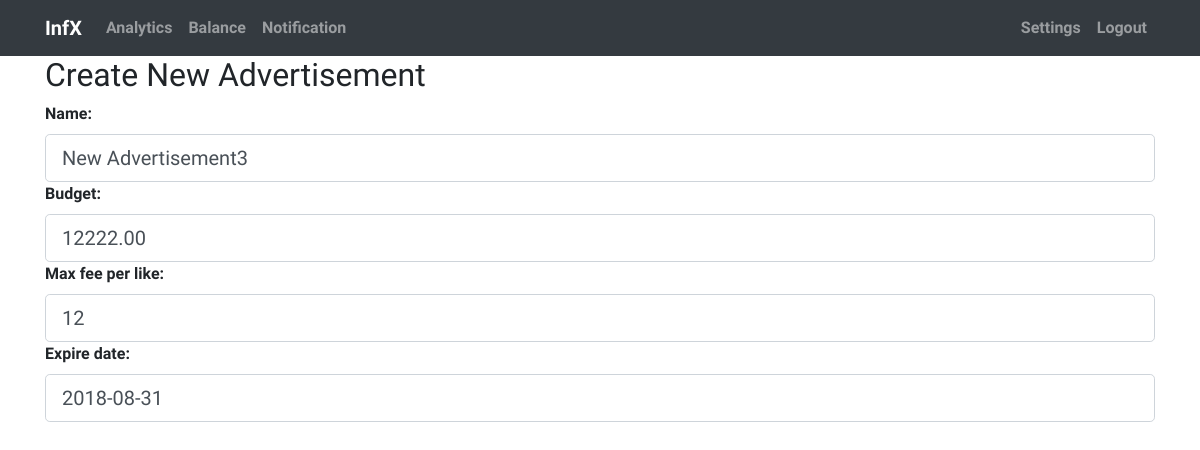
Screenshot of /advertisement/edit/category3/3/ (signed in) with the database file from the repository.
### advertisement/models.py (models this page shows, shortened)
class AdvSummary(models.Model):
    id = models.AutoField(primary_key=True)
    guid = models.CharField(max_length=100, blank=True, unique=True, default=uuid.uuid4)
    username = models.ForeignKey(User, related_name='advertisements', on_delete=models.SET_NULL, null=True)
    categories = models.ManyToManyField('advertisement.Category')
    name = models.CharField(max_length=255)
    budget = models.DecimalField(max_digits=38, decimal_places=2)
    max_fee_per_like = models.IntegerField()
    expire_date = models.DateField()
    advertisement_image = models.ImageField(upload_to=user_directory_path,
                                            verbose_name='Advertisement Image',
                                            null=True, blank=True)
    adv_desc = models.CharField(max_length=255, verbose_name='Advertisement Description', null=True)
    adv_min_follower = models.IntegerField(verbose_name='Advertisement Minimum Follower', null=True)
    adv_max_follower = models.IntegerField(verbose_name='Advertisement Maximum Follower', null=True)
    is_approved = models.BooleanField(null=False, default=0)
    create_date = models.DateTimeField(default=timezone.now)
    publish_date = models.DateTimeField(blank=True, null=True)
    class Meta:
        verbose_name = 'advertisement_summary'
        ordering = ['-publish_date']

### advertisement/views.py (the view)
class UpdateAdvertisement(LoginRequiredMixin, generic.UpdateView):
    form_class = AdvertisementSoftForm
    template_name = 'advertisement/update_advertisement.html'
    form_class = AdvertisementSoftForm
    model = AdvSummary

### advertisement/forms.py (shortened to what this page needs)
class AdvertisementSoftForm(ModelForm):
    def __init__(self, *args, **kwargs):
        super().__init__(*args, **kwargs)
        self.fields['name'].widget.attrs.update(
            {'class': 'form-control form-control-lg', 'placeholder': 'Advertisement Name', 'autocomplete': 'off'})
        self.fields['budget'].widget.attrs.update(
            {'class': 'form-control form-control-lg', 'placeholder': 'Advertisement Budget', 'autocomplete': 'off'})
        self.fields['max_fee_per_like'].widget.attrs.update(
            {'class': 'form-control form-control-lg', 'placeholder': 'Advertisement Max Fee Per Like',
             'autocomplete': 'off'})
        self.fields['expire_date'].widget.attrs.update({'class': 'form-control form-control-lg', 'autocomplete': 'off'})
    class Meta:
        model = AdvSummary
        fields = ['name', 'budget', 'max_fee_per_like', 'expire_date']

### advertisement/templates/advertisement/update_advertisement.html (shortened to what this page needs)
{% extends 'base.html' %}
{% block content %}
    <h2>Create New Advertisement</h2>
    <form method="post">
        {{ form }}
    </form>
{% endblock %}

### accounts/static/accounts/login-register.css (style rules this page uses)
body { font-family: 'Quicksand', sans-serif; font-weight: bolder; }

### rows the page displays
AdvSummary: name "New Advertisement3", budget "12222.00", max_fee_per_like "12", expire_date "2018-08-31"
